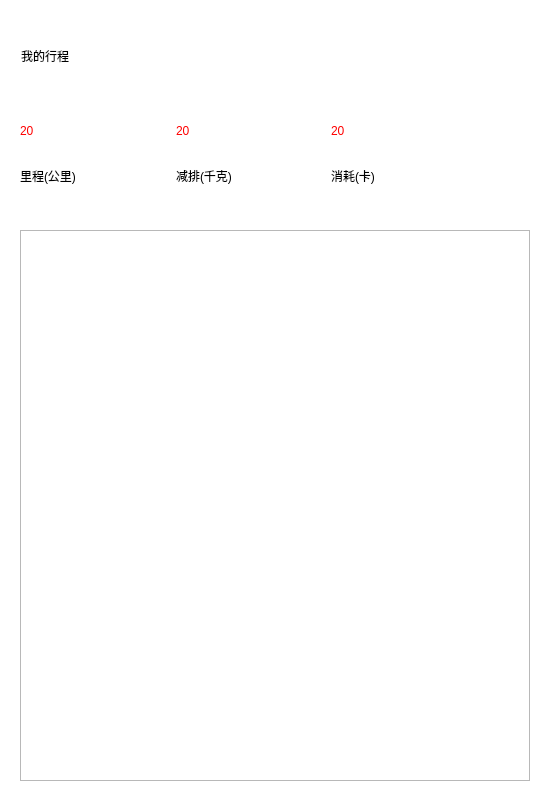
<?xml version="1.0" encoding="UTF-8"?>
<ui version="4.0">
 <class>TripListDialog</class>
 <widget class="QDialog" name="TripListDialog">
  <property name="geometry">
   <rect>
    <x>0</x>
    <y>0</y>
    <width>550</width>
    <height>800</height>
   </rect>
  </property>
  <property name="minimumSize">
   <size>
    <width>550</width>
    <height>800</height>
   </size>
  </property>
  <property name="maximumSize">
   <size>
    <width>550</width>
    <height>800</height>
   </size>
  </property>
  <property name="windowTitle">
   <string>我的行程</string>
  </property>
  <widget class="QLabel" name="backgroundLabel">
   <property name="geometry">
    <rect>
     <x>0</x>
     <y>0</y>
     <width>550</width>
     <height>800</height>
    </rect>
   </property>
   <property name="minimumSize">
    <size>
     <width>550</width>
     <height>800</height>
    </size>
   </property>
   <property name="maximumSize">
    <size>
     <width>550</width>
     <height>800</height>
    </size>
   </property>
   <property name="styleSheet">
    <string notr="true">background-color: rgb(255, 255, 255);</string>
   </property>
   <property name="text">
    <string/>
   </property>
  </widget>
  <widget class="QLabel" name="label">
   <property name="geometry">
    <rect>
     <x>21</x>
     <y>30</y>
     <width>121</width>
     <height>51</height>
    </rect>
   </property>
   <property name="styleSheet">
    <string notr="true">font: 75 13pt &quot;Adobe Arabic&quot;;</string>
   </property>
   <property name="text">
    <string>我的行程</string>
   </property>
  </widget>
  <widget class="QWidget" name="horizontalLayoutWidget">
   <property name="geometry">
    <rect>
     <x>20</x>
     <y>110</y>
     <width>501</width>
     <height>41</height>
    </rect>
   </property>
   <layout class="QHBoxLayout" name="horizontalLayout">
    <item>
     <widget class="QLabel" name="tripLabel">
      <property name="styleSheet">
       <string notr="true">font: 75 13pt &quot;Adobe Arabic&quot;;
color: rgb(255, 0, 0);</string>
      </property>
      <property name="text">
       <string>20</string>
      </property>
     </widget>
    </item>
    <item>
     <widget class="QLabel" name="emissionReductionLabel">
      <property name="styleSheet">
       <string notr="true">font: 75 13pt &quot;Adobe Arabic&quot;;
color: rgb(255, 0, 0);</string>
      </property>
      <property name="text">
       <string>20</string>
      </property>
     </widget>
    </item>
    <item>
     <widget class="QLabel" name="consumeCalorieLabel">
      <property name="styleSheet">
       <string notr="true">font: 13pt &quot;Adobe Arabic&quot;;
color: rgb(255, 0, 0);</string>
      </property>
      <property name="text">
       <string>20</string>
      </property>
     </widget>
    </item>
    <item>
     <spacer name="horizontalSpacer">
      <property name="orientation">
       <enum>Qt::Horizontal</enum>
      </property>
      <property name="sizeType">
       <enum>QSizePolicy::Minimum</enum>
      </property>
      <property name="sizeHint" stdset="0">
       <size>
        <width>40</width>
        <height>20</height>
       </size>
      </property>
     </spacer>
    </item>
   </layout>
  </widget>
  <widget class="QWidget" name="horizontalLayoutWidget_2">
   <property name="geometry">
    <rect>
     <x>20</x>
     <y>150</y>
     <width>501</width>
     <height>51</height>
    </rect>
   </property>
   <layout class="QHBoxLayout" name="horizontalLayout_3">
    <item>
     <widget class="QLabel" name="label_6">
      <property name="styleSheet">
       <string notr="true">font: 75 12pt &quot;Adobe Arabic&quot;;</string>
      </property>
      <property name="text">
       <string>里程(公里)</string>
      </property>
     </widget>
    </item>
    <item>
     <widget class="QLabel" name="label_7">
      <property name="styleSheet">
       <string notr="true">font: 75 12pt &quot;Adobe Arabic&quot;;</string>
      </property>
      <property name="text">
       <string>减排(千克)</string>
      </property>
     </widget>
    </item>
    <item>
     <widget class="QLabel" name="label_5">
      <property name="styleSheet">
       <string notr="true">font: 75 12pt &quot;Adobe Arabic&quot;;</string>
      </property>
      <property name="text">
       <string>消耗(卡)</string>
      </property>
     </widget>
    </item>
    <item>
     <spacer name="horizontalSpacer_2">
      <property name="orientation">
       <enum>Qt::Horizontal</enum>
      </property>
      <property name="sizeType">
       <enum>QSizePolicy::Minimum</enum>
      </property>
      <property name="sizeHint" stdset="0">
       <size>
        <width>40</width>
        <height>20</height>
       </size>
      </property>
     </spacer>
    </item>
   </layout>
  </widget>
  <widget class="QTableWidget" name="tableWidget">
   <property name="geometry">
    <rect>
     <x>20</x>
     <y>230</y>
     <width>510</width>
     <height>551</height>
    </rect>
   </property>
  </widget>
 </widget>
 <resources/>
 <connections/>
</ui>
